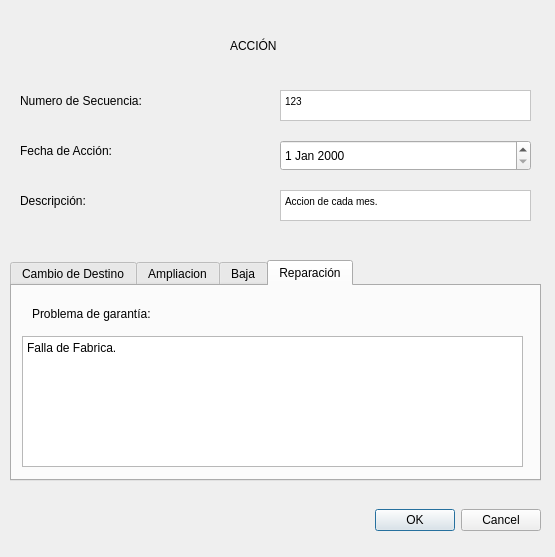
<?xml version="1.0" encoding="UTF-8"?>
<ui version="4.0">
 <class>RegistroAccion</class>
 <widget class="QDialog" name="RegistroAccion">
  <property name="geometry">
   <rect>
    <x>0</x>
    <y>0</y>
    <width>555</width>
    <height>557</height>
   </rect>
  </property>
  <property name="windowTitle">
   <string>Dialog</string>
  </property>
  <widget class="QDialogButtonBox" name="buttonBox">
   <property name="geometry">
    <rect>
     <x>20</x>
     <y>500</y>
     <width>521</width>
     <height>41</height>
    </rect>
   </property>
   <property name="orientation">
    <enum>Qt::Horizontal</enum>
   </property>
   <property name="standardButtons">
    <set>QDialogButtonBox::Cancel|QDialogButtonBox::Ok</set>
   </property>
  </widget>
  <widget class="QLabel" name="label">
   <property name="geometry">
    <rect>
     <x>230</x>
     <y>10</y>
     <width>121</width>
     <height>71</height>
    </rect>
   </property>
   <property name="styleSheet">
    <string notr="true">font: 20pt &quot;Sitka Display&quot;;</string>
   </property>
   <property name="text">
    <string>ACCIÓN</string>
   </property>
  </widget>
  <widget class="QWidget" name="widget" native="true">
   <property name="geometry">
    <rect>
     <x>10</x>
     <y>70</y>
     <width>521</width>
     <height>181</height>
    </rect>
   </property>
   <widget class="QLabel" name="label_12">
    <property name="geometry">
     <rect>
      <x>10</x>
      <y>10</y>
      <width>211</width>
      <height>41</height>
     </rect>
    </property>
    <property name="styleSheet">
     <string notr="true">font: 12pt &quot;Sitka Display&quot;;</string>
    </property>
    <property name="text">
     <string>Numero de Secuencia:</string>
    </property>
   </widget>
   <widget class="QLabel" name="label_13">
    <property name="geometry">
     <rect>
      <x>10</x>
      <y>60</y>
      <width>211</width>
      <height>41</height>
     </rect>
    </property>
    <property name="styleSheet">
     <string notr="true">font: 12pt &quot;Sitka Display&quot;;</string>
    </property>
    <property name="text">
     <string>Fecha de Acción:</string>
    </property>
   </widget>
   <widget class="QLabel" name="label_14">
    <property name="geometry">
     <rect>
      <x>10</x>
      <y>110</y>
      <width>211</width>
      <height>41</height>
     </rect>
    </property>
    <property name="styleSheet">
     <string notr="true">font: 12pt &quot;Sitka Display&quot;;</string>
    </property>
    <property name="text">
     <string>Descripción:</string>
    </property>
   </widget>
   <widget class="QTextEdit" name="textEdit_numSec">
    <property name="geometry">
     <rect>
      <x>270</x>
      <y>20</y>
      <width>251</width>
      <height>31</height>
     </rect>
    </property>
    <property name="styleSheet">
     <string notr="true">background-color: rgb(255, 255, 255);</string>
    </property>
    <property name="html">
     <string>&lt;!DOCTYPE HTML PUBLIC &quot;-//W3C//DTD HTML 4.0//EN&quot; &quot;http://www.w3.org/TR/REC-html40/strict.dtd&quot;&gt;
&lt;html&gt;&lt;head&gt;&lt;meta name=&quot;qrichtext&quot; content=&quot;1&quot; /&gt;&lt;style type=&quot;text/css&quot;&gt;
p, li { white-space: pre-wrap; }
&lt;/style&gt;&lt;/head&gt;&lt;body style=&quot; font-family:'MS Shell Dlg 2'; font-size:7.8pt; font-weight:400; font-style:normal;&quot;&gt;
&lt;p style=&quot; margin-top:0px; margin-bottom:0px; margin-left:0px; margin-right:0px; -qt-block-indent:0; text-indent:0px;&quot;&gt;123&lt;/p&gt;&lt;/body&gt;&lt;/html&gt;</string>
    </property>
   </widget>
   <widget class="QTextEdit" name="textEdit_Desc">
    <property name="geometry">
     <rect>
      <x>270</x>
      <y>120</y>
      <width>251</width>
      <height>31</height>
     </rect>
    </property>
    <property name="styleSheet">
     <string notr="true">background-color: rgb(255, 255, 255);</string>
    </property>
    <property name="html">
     <string>&lt;!DOCTYPE HTML PUBLIC &quot;-//W3C//DTD HTML 4.0//EN&quot; &quot;http://www.w3.org/TR/REC-html40/strict.dtd&quot;&gt;
&lt;html&gt;&lt;head&gt;&lt;meta name=&quot;qrichtext&quot; content=&quot;1&quot; /&gt;&lt;style type=&quot;text/css&quot;&gt;
p, li { white-space: pre-wrap; }
&lt;/style&gt;&lt;/head&gt;&lt;body style=&quot; font-family:'MS Shell Dlg 2'; font-size:7.8pt; font-weight:400; font-style:normal;&quot;&gt;
&lt;p style=&quot; margin-top:0px; margin-bottom:0px; margin-left:0px; margin-right:0px; -qt-block-indent:0; text-indent:0px;&quot;&gt;Accion de cada mes.&lt;/p&gt;&lt;/body&gt;&lt;/html&gt;</string>
    </property>
   </widget>
   <widget class="QDateEdit" name="dateEdit_Fech">
    <property name="geometry">
     <rect>
      <x>270</x>
      <y>70</y>
      <width>251</width>
      <height>31</height>
     </rect>
    </property>
   </widget>
  </widget>
  <widget class="QTabWidget" name="tabWidget_tipAct">
   <property name="geometry">
    <rect>
     <x>10</x>
     <y>260</y>
     <width>531</width>
     <height>221</height>
    </rect>
   </property>
   <property name="currentIndex">
    <number>3</number>
   </property>
   <widget class="QWidget" name="tab_cambioDestino_2">
    <attribute name="title">
     <string>Cambio de Destino</string>
    </attribute>
    <widget class="QLabel" name="label_15">
     <property name="geometry">
      <rect>
       <x>0</x>
       <y>10</y>
       <width>211</width>
       <height>41</height>
      </rect>
     </property>
     <property name="styleSheet">
      <string notr="true">font: 12pt &quot;Sitka Display&quot;;</string>
     </property>
     <property name="text">
      <string>Dirección ip:</string>
     </property>
    </widget>
    <widget class="QTextEdit" name="textEdit_IPNueva">
     <property name="geometry">
      <rect>
       <x>270</x>
       <y>20</y>
       <width>251</width>
       <height>31</height>
      </rect>
     </property>
     <property name="styleSheet">
      <string notr="true">background-color: rgb(255, 255, 255);</string>
     </property>
     <property name="html">
      <string>&lt;!DOCTYPE HTML PUBLIC &quot;-//W3C//DTD HTML 4.0//EN&quot; &quot;http://www.w3.org/TR/REC-html40/strict.dtd&quot;&gt;
&lt;html&gt;&lt;head&gt;&lt;meta name=&quot;qrichtext&quot; content=&quot;1&quot; /&gt;&lt;style type=&quot;text/css&quot;&gt;
p, li { white-space: pre-wrap; }
&lt;/style&gt;&lt;/head&gt;&lt;body style=&quot; font-family:'MS Shell Dlg 2'; font-size:7.8pt; font-weight:400; font-style:normal;&quot;&gt;
&lt;p style=&quot; margin-top:0px; margin-bottom:0px; margin-left:0px; margin-right:0px; -qt-block-indent:0; text-indent:0px;&quot;&gt;192.168.5.2&lt;/p&gt;&lt;/body&gt;&lt;/html&gt;</string>
     </property>
    </widget>
    <widget class="QLabel" name="label_16">
     <property name="geometry">
      <rect>
       <x>0</x>
       <y>50</y>
       <width>211</width>
       <height>41</height>
      </rect>
     </property>
     <property name="styleSheet">
      <string notr="true">font: 12pt &quot;Sitka Display&quot;;</string>
     </property>
     <property name="text">
      <string>Nueva prioridad:</string>
     </property>
    </widget>
    <widget class="QComboBox" name="comboBox_nuevaPrio">
     <property name="geometry">
      <rect>
       <x>270</x>
       <y>60</y>
       <width>251</width>
       <height>31</height>
      </rect>
     </property>
     <item>
      <property name="text">
       <string>Alta</string>
      </property>
     </item>
     <item>
      <property name="text">
       <string>Media</string>
      </property>
     </item>
     <item>
      <property name="text">
       <string>Baja</string>
      </property>
     </item>
    </widget>
   </widget>
   <widget class="QWidget" name="tab_ampliacion_2">
    <attribute name="title">
     <string>Ampliacion</string>
    </attribute>
    <widget class="QLabel" name="label_17">
     <property name="geometry">
      <rect>
       <x>0</x>
       <y>10</y>
       <width>211</width>
       <height>41</height>
      </rect>
     </property>
     <property name="styleSheet">
      <string notr="true">font: 12pt &quot;Sitka Display&quot;;</string>
     </property>
     <property name="text">
      <string>Nueva Ram:</string>
     </property>
    </widget>
    <widget class="QTextEdit" name="textEdit_newRam">
     <property name="geometry">
      <rect>
       <x>260</x>
       <y>20</y>
       <width>251</width>
       <height>31</height>
      </rect>
     </property>
     <property name="styleSheet">
      <string notr="true">background-color: rgb(255, 255, 255);</string>
     </property>
     <property name="html">
      <string>&lt;!DOCTYPE HTML PUBLIC &quot;-//W3C//DTD HTML 4.0//EN&quot; &quot;http://www.w3.org/TR/REC-html40/strict.dtd&quot;&gt;
&lt;html&gt;&lt;head&gt;&lt;meta name=&quot;qrichtext&quot; content=&quot;1&quot; /&gt;&lt;style type=&quot;text/css&quot;&gt;
p, li { white-space: pre-wrap; }
&lt;/style&gt;&lt;/head&gt;&lt;body style=&quot; font-family:'MS Shell Dlg 2'; font-size:7.8pt; font-weight:400; font-style:normal;&quot;&gt;
&lt;p style=&quot; margin-top:0px; margin-bottom:0px; margin-left:0px; margin-right:0px; -qt-block-indent:0; text-indent:0px;&quot;&gt;24&lt;/p&gt;&lt;/body&gt;&lt;/html&gt;</string>
     </property>
    </widget>
    <widget class="QLabel" name="label_18">
     <property name="geometry">
      <rect>
       <x>0</x>
       <y>50</y>
       <width>211</width>
       <height>41</height>
      </rect>
     </property>
     <property name="styleSheet">
      <string notr="true">font: 12pt &quot;Sitka Display&quot;;</string>
     </property>
     <property name="text">
      <string>Nuevo Procesador:</string>
     </property>
    </widget>
    <widget class="QTextEdit" name="textEdit_newProc">
     <property name="geometry">
      <rect>
       <x>260</x>
       <y>60</y>
       <width>251</width>
       <height>31</height>
      </rect>
     </property>
     <property name="styleSheet">
      <string notr="true">background-color: rgb(255, 255, 255);</string>
     </property>
     <property name="html">
      <string>&lt;!DOCTYPE HTML PUBLIC &quot;-//W3C//DTD HTML 4.0//EN&quot; &quot;http://www.w3.org/TR/REC-html40/strict.dtd&quot;&gt;
&lt;html&gt;&lt;head&gt;&lt;meta name=&quot;qrichtext&quot; content=&quot;1&quot; /&gt;&lt;style type=&quot;text/css&quot;&gt;
p, li { white-space: pre-wrap; }
&lt;/style&gt;&lt;/head&gt;&lt;body style=&quot; font-family:'MS Shell Dlg 2'; font-size:7.8pt; font-weight:400; font-style:normal;&quot;&gt;
&lt;p style=&quot; margin-top:0px; margin-bottom:0px; margin-left:0px; margin-right:0px; -qt-block-indent:0; text-indent:0px;&quot;&gt;I9-8422&lt;/p&gt;&lt;/body&gt;&lt;/html&gt;</string>
     </property>
    </widget>
   </widget>
   <widget class="QWidget" name="tab_baja_2">
    <attribute name="title">
     <string>Baja</string>
    </attribute>
    <widget class="QLabel" name="label_8">
     <property name="geometry">
      <rect>
       <x>0</x>
       <y>10</y>
       <width>211</width>
       <height>41</height>
      </rect>
     </property>
     <property name="styleSheet">
      <string notr="true">font: 8pt &quot;Sitka Display&quot;;</string>
     </property>
     <property name="text">
      <string>&lt;html&gt;&lt;head/&gt;&lt;body&gt;&lt;p&gt;&lt;span style=&quot; font-size:12pt;&quot;&gt;Fecha Baja:&lt;/span&gt;&lt;/p&gt;&lt;/body&gt;&lt;/html&gt;</string>
     </property>
    </widget>
    <widget class="QDateEdit" name="dateEdit_FechBaj">
     <property name="geometry">
      <rect>
       <x>220</x>
       <y>20</y>
       <width>110</width>
       <height>22</height>
      </rect>
     </property>
    </widget>
   </widget>
   <widget class="QWidget" name="tab_reparacion_2">
    <attribute name="title">
     <string>Reparación</string>
    </attribute>
    <widget class="QPlainTextEdit" name="plainTextEdit_ProblemGar">
     <property name="geometry">
      <rect>
       <x>10</x>
       <y>50</y>
       <width>501</width>
       <height>131</height>
      </rect>
     </property>
     <property name="plainText">
      <string>Falla de Fabrica.</string>
     </property>
    </widget>
    <widget class="QLabel" name="label_2">
     <property name="geometry">
      <rect>
       <x>20</x>
       <y>20</y>
       <width>131</width>
       <height>16</height>
      </rect>
     </property>
     <property name="text">
      <string>Problema de garantía:</string>
     </property>
    </widget>
   </widget>
  </widget>
 </widget>
 <resources/>
 <connections>
  <connection>
   <sender>buttonBox</sender>
   <signal>accepted()</signal>
   <receiver>RegistroAccion</receiver>
   <slot>accept()</slot>
   <hints>
    <hint type="sourcelabel">
     <x>248</x>
     <y>254</y>
    </hint>
    <hint type="destinationlabel">
     <x>157</x>
     <y>274</y>
    </hint>
   </hints>
  </connection>
  <connection>
   <sender>buttonBox</sender>
   <signal>rejected()</signal>
   <receiver>RegistroAccion</receiver>
   <slot>reject()</slot>
   <hints>
    <hint type="sourcelabel">
     <x>316</x>
     <y>260</y>
    </hint>
    <hint type="destinationlabel">
     <x>286</x>
     <y>274</y>
    </hint>
   </hints>
  </connection>
 </connections>
</ui>
